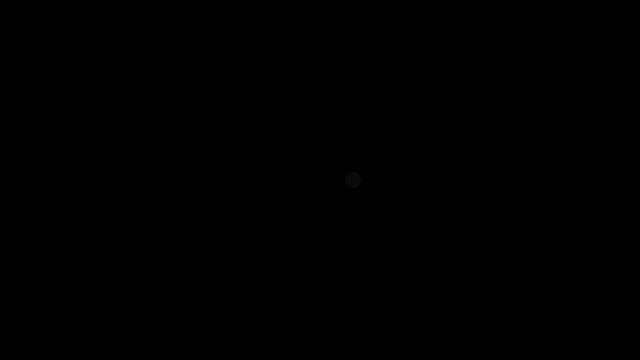
Frame 1 (no input)
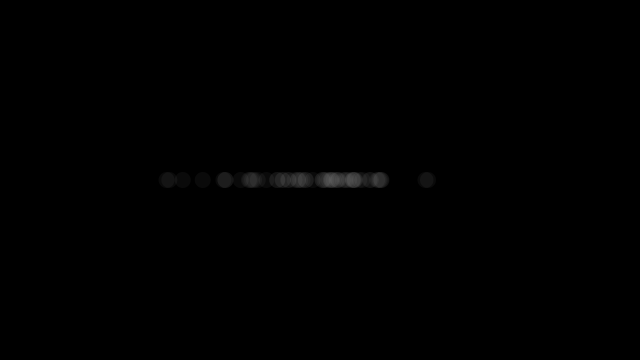
Frame 60 (the mouse pressed at the canvas centre just before this capture)
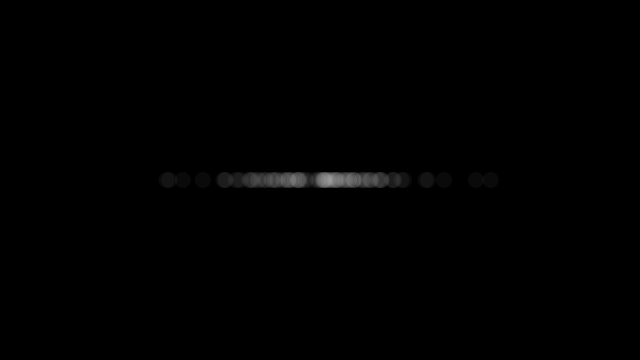
Frame 120 (the mouse held since frame 60 and released just before this capture)

The Processing sketch that drew these frames (run headless with seeded random() and noise(); from frame 60 on, the mouse is pressed at the canvas centre):

// Processing sketch: AC_standard_deviation
// ── AC_standard_deviation.pde
import java.util.Random;

Random generator;

void setup() {
  size(640, 360);
  background(0);
  generator = new Random();
}

void draw() {
  float num = (float) generator.nextGaussian();
  float sd = 60;
  float mean = 320;
  float x = sd * num + mean;
  noStroke();
  fill(255,10);
  ellipse(x, 180, 16, 16);
}
